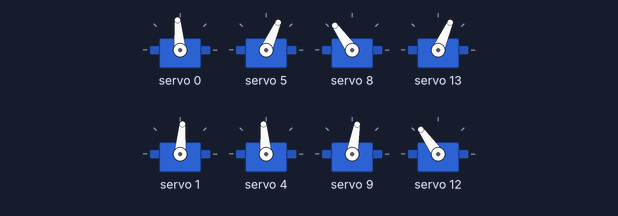
Simulated run of this sketch. Board: Arduino Uno, built with avr-gcc and run on an emulated ATmega328P. Shown: 8 × servo.

Above: at 0.15 s.
At 0.55 s:
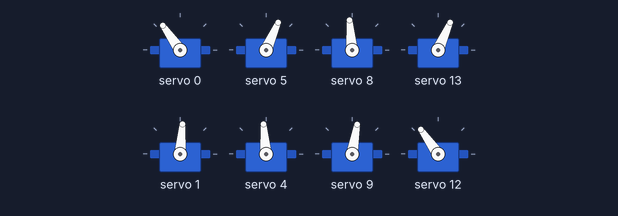
At 0.95 s:
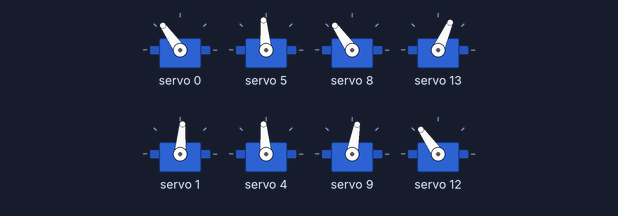
At 1.35 s:
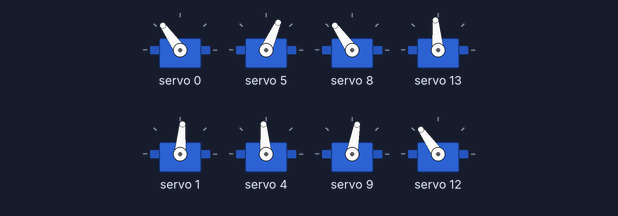
At 1.7 s:
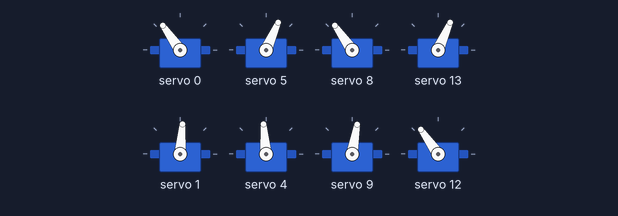
Timing chart, 0 to 3.8 s (numbered marks = the images above):
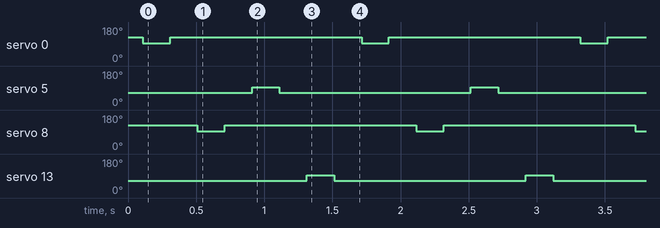

The sketch:

sketch_mar28b.ino
```cpp
#include <Wire.h>
#include <Adafruit_PWMServoDriver.h>
Adafruit_PWMServoDriver pwm = Adafruit_PWMServoDriver();
#define SERVOMIN 150 // this is the 'minimum' pulse length count (out of 4096)
#define SERVOMAX 600 // this is the 'maximum' pulse length count (out of 4096)
#define UD 30
#define RL 50
int aa = 120;
int bb = 60;
int cc = 120;
int dd = 60;
int aaa = 70;
int bbb = 100;
int ccc = 65;
int ddd = 130;

/*******************************************
 * 全くC++の意味がないあほみたいなコードです
 */

void setup() {
  pwm.begin();
  pwm.setPWMFreq(60); // Analog servos run at ~60 Hz updates
  servo_write(0,aa); //down120 up70
  servo_write(5,bb); //down60
  servo_write(8,cc); //down100
  servo_write(13,dd); //down70

  servo_write(1,aaa+10);
  servo_write(4,bbb-10);
  servo_write(9,ccc+10);
  servo_write(12,ddd-10);
  delay(100);
}

void loop() {
  up(0);
  down(0);
  up(2);
  down(2);
  up(1);
  down(1);
  up(3);
  down(3);
  //exit(0);
}

void servo_write(int n, int ang){ //動かすサーボと角度を引数に持つ
  ang = map(ang, 0, 180, SERVOMIN, SERVOMAX); //角度（0～180）をPWMのパルス幅（150～600）へ変換
  pwm.setPWM(n, 0, ang);
}

void walk(int n, int arg){
  if(n==0){
    for(int i=0; i<arg; i++){
      servo_write(0,aa-UD);
      servo_write(1,aaa+RL);
      servo_write(8,cc-UD);
      servo_write(9,ccc+RL);
      delay(200);
      servo_write(0,aa);
      servo_write(8,cc);
      delay(200);
      servo_write(1,aaa);
      servo_write(9,ccc);
    }
  }else if(n==1){
    for(int i=0; i<arg; i++){
      servo_write(5,bb+UD);
      servo_write(4,bbb-RL);
      servo_write(13,dd+UD);
      servo_write(12,ddd-RL);
      delay(200);
      servo_write(5,bb);
      servo_write(13,dd);
      delay(200);
      servo_write(4,bbb);
      servo_write(12,ddd);
    }
  }
}

void up(int num){
  if(num==0){
    servo_write(0,aa-UD);
    delay(200);
  }else if(num==1){
    servo_write(5,bb+UD);
    delay(200);
  }else if(num==2){
    servo_write(8,cc-UD);
    delay(200);
  }else if(num==3){
    servo_write(13,dd+UD);
    delay(200);
  }
}
void down(int num){
  if(num==0){
    servo_write(0,aa);
    delay(200);
  }else if(num==1){
    servo_write(5,bb);
    delay(200);
  }else if(num==2){
    servo_write(8,cc);
    delay(200);
  }else if(num==3){
    servo_write(13,dd);
    delay(200);
  }
}
// 0or1対の足をnum歩動かす
void leg(String arg, int num){
  // 1,4,9,12
  if(arg=="A"){
    for(int i=0; i<num; i++){
      servo_write(0,aa-UD);
      delay(200);
      servo_write(0,aa);
    }
  }else if(arg=="B"){
    for(int i=0; i<num; i++){
      servo_write(8,bb+UD);
      delay(200);
      servo_write(8,bb);
    }
  }else if(arg=="C"){
    for(int i=0; i<num; i++){
      servo_write(5,cc-UD);
      delay(200);
      servo_write(5,cc);
    }
  }else if(arg=="D"){
    for(int i=0; i<num; i++){
      servo_write(13,dd+UD);
      delay(200);
      servo_write(13,dd);
    }
  }
}
```

Measured:
- by itself, servo 0, servo 8: alternates 125° for 1.4 s and 95° for 0.20 s
- by itself, servo 5, servo 13: alternates 95° for 0.20 s and 66° for 1.4 s
